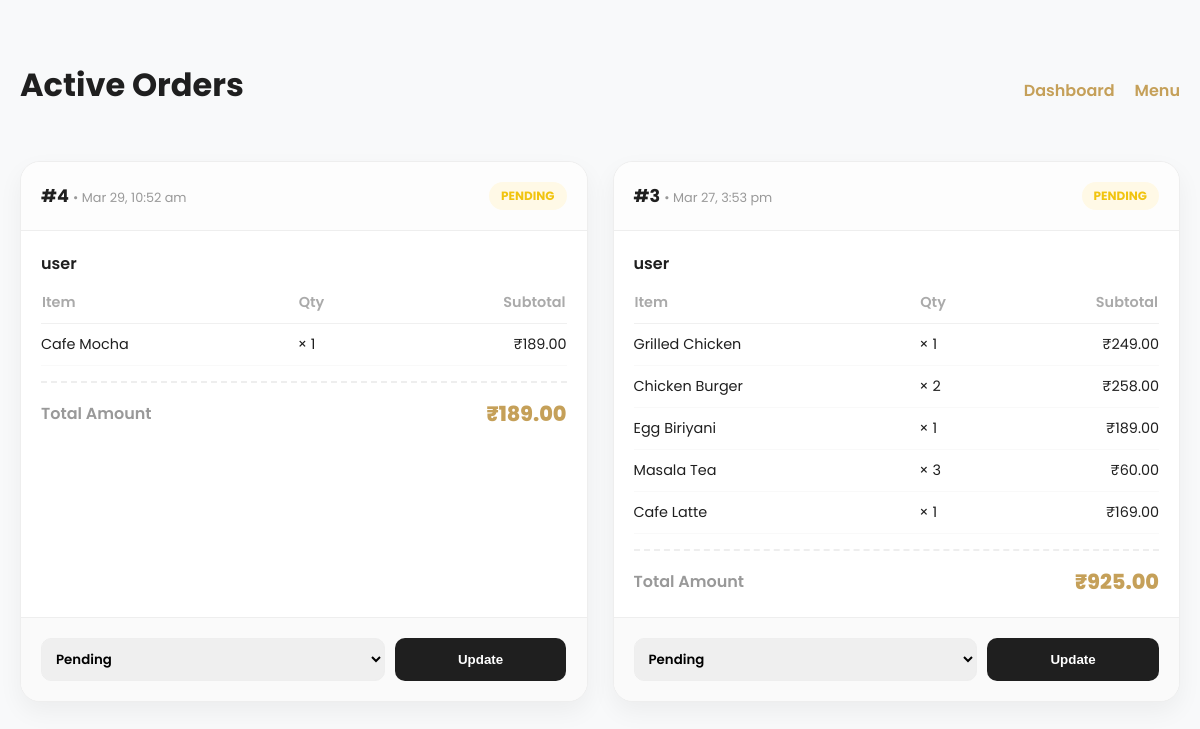
Screenshot of /admin/orders.php (signed in) with the database file from the repository.
### tables this page shows
CREATE TABLE `orders` (
  `order_id` int(11) NOT NULL,
  `customer_name` varchar(100) NOT NULL,
  `phone` varchar(15) NOT NULL,
  `order_date` timestamp NOT NULL DEFAULT current_timestamp(),
  `total_amount` decimal(10,2) DEFAULT NULL,
  `status` enum('Pending','Preparing','Completed','Cancelled') DEFAULT 'Pending'
);

CREATE TABLE `order_items` (
  `order_item_id` int(11) NOT NULL,
  `order_id` int(11) DEFAULT NULL,
  `menu_id` int(11) DEFAULT NULL,
  `quantity` int(11) NOT NULL,
  `price` decimal(10,2) NOT NULL
);

CREATE TABLE `menu` (
  `menu_id` int(11) NOT NULL,
  `item_name` varchar(100) NOT NULL,
  `description` text DEFAULT NULL,
  `price` decimal(10,2) NOT NULL,
  `image` varchar(255) DEFAULT NULL,
  `category` varchar(50) DEFAULT NULL,
  `created_at` timestamp NOT NULL DEFAULT current_timestamp()
);

### admin/orders.php (the view, shortened to what this page needs)
<?php
require_once __DIR__ . '/../config.php';
$orders = $conn->query("SELECT * FROM orders ORDER BY order_date DESC");
?>
<!DOCTYPE html>
<html lang="en">
<head>
</head>
<body>
<div class="container">
    <div class="admin-header">
        <h1>Active Orders</h1>
        <div style="display:flex; gap: 20px;">
            <a href="dashboard.php" style="color: var(--gold); text-decoration: none; font-weight: 600;">Dashboard</a>
            <a href="menu.php" style="color: var(--gold); text-decoration: none; font-weight: 600;">Menu</a>
        </div>
    </div>
    <div class="orders-grid">
        <?php if ($orders->num_rows > 0): ?>
            <?php while ($order = $orders->fetch_assoc()): ?>
                <div class="order-card">
                    <div class="order-header">
                        <div>
                            <span class="order-id">#<?php echo $order['order_id']; ?></span>
                            <span class="order-date">• <?php echo date("M j, g:i a", strtotime($order['order_date'])); ?></span>
                        </div>
                        <span class="badge status-<?php echo $order['status']; ?>">
                            <?php echo $order['status']; ?>
                        </span>
                    </div>
                    <div class="order-body">
                        <div style="font-weight: 600; margin-bottom: 5px;"><?php echo htmlspecialchars($order['customer_name']); ?></div>
                        <table class="items-table">
                            <thead>
                                <tr>
                                    <th>Item</th>
                                    <th>Qty</th>
                                    <th style="text-align:right">Subtotal</th>
                                </tr>
                            </thead>
                            <tbody>
                                <?php
                                $stmtItems = $conn->prepare("SELECT m.item_name, oi.quantity, oi.price FROM order_items oi JOIN menu m ON oi.menu_id = m.menu_id WHERE oi.order_id = ?");
                                $stmtItems->bind_param("i", $order['order_id']);
                                $stmtItems->execute();
                                $items = $stmtItems->get_result();
                                while ($item = $items->fetch_assoc()):
                                ?>
                                    <tr>
                                        <td><?php echo htmlspecialchars($item['item_name']); ?></td>
                                        <td>× <?php echo $item['quantity']; ?></td>
                                        <td style="text-align:right">₹<?php echo number_format($item['price'] * $item['quantity'], 2); ?></td>
                                    </tr>
                                <?php endwhile; ?>
                            </tbody>
                        </table>
                        <div class="total-row">
                            <span style="font-weight:600; color:#999;">Total Amount</span>
                            <span class="total-amount">₹<?php echo number_format($order['total_amount'], 2); ?></span>
                        </div>
                    </div>
                    <form method="POST" class="action-area">
                        <select name="status">
                            <option value="Pending" <?php if($order['status']=="Pending") echo "selected"; ?>>Pending</option>
                        </select>
                        <button type="submit" name="update_status" class="btn-update">Update</button>
                    </form>
                </div>
            <?php endwhile; ?>
        <?php else: ?>
            <div style="grid-column: 1/-1; text-align: center; padding: 50px; color: #aaa;">No orders to display.</div>
        <?php endif; ?>
    </div>
</div>
</body>
</html>

### admin/orders.php (style rules this page uses)
:root { --gold: #c5a059; --dark: #1f1f1f; --bg: #f8f9fa; --danger: #eb4d4b; --blue: #4834d4; --success: #2ecc71; }
body { background: var(--bg); font-family: 'Poppins', sans-serif; color: var(--dark); margin: 0; padding: 0; }
.container { max-width: 1200px; margin: 40px auto; padding: 0 20px; }
.admin-header { display: flex; justify-content: space-between; align-items: baseline; margin-bottom: 30px; }
.orders-grid { display: grid; grid-template-columns: repeat(auto-fill, minmax(450px, 1fr)); gap: 25px; }
.order-card { background: #fff; border-radius: 20px; overflow: hidden; box-shadow: 0 10px 25px rgba(0,0,0,0.05); display: flex; flex-direction: column; border: 1px solid #eee; }
.order-header { padding: 20px; background: #fdfdfd; border-bottom: 1px solid #eee; display: flex; justify-content: space-between; align-items: center; }
.order-id { font-weight: 700; font-size: 1.1rem; color: var(--dark); }
.order-date { font-size: 0.8rem; color: #999; }
.order-body { padding: 20px; flex-grow: 1; }
.items-table { width: 100%; border-collapse: collapse; margin: 15px 0; font-size: 0.9rem; }
.items-table th { text-align: left; color: #aaa; font-weight: 600; padding-bottom: 10px; border-bottom: 1px solid #f0f0f0; }
.items-table td { padding: 10px 0; border-bottom: 1px solid #f9f9f9; }
.total-row { display: flex; justify-content: space-between; align-items: center; margin-top: 15px; padding-top: 15px; border-top: 2px dashed #eee; }
.total-amount { font-size: 1.3rem; font-weight: 800; color: var(--gold); }
.badge { padding: 5px 12px; border-radius: 50px; font-size: 0.75rem; font-weight: 700; text-transform: uppercase; }
.status-Pending { background: #fff9e6; color: #f1c40f; }
.action-area { padding: 20px; background: #fafafa; border-top: 1px solid #eee; display: grid; grid-template-columns: 2fr 1fr; gap: 10px; }
select { padding: 10px; border-radius: 10px; border: 1.5px solid #eee; font-family: inherit; font-weight: 600; cursor: pointer; }
.btn-update { background: var(--dark); color: #fff; border: none; border-radius: 10px; font-weight: 700; cursor: pointer; transition: 0.3s; }

### rows the page displays
orders: order_id "4", order_date "Mar 29, 10:52 am", status "PENDING", customer_name "user", total_amount "189.00", status "Pending"
order_items: menu.item_name "Cafe Mocha", quantity "1", $item['price']*$item['quantity'] "189.00"
orders: order_id "3", order_date "Mar 27, 3:53 pm", status "PENDING", customer_name "user", total_amount "925.00", status "Pending"
order_items: menu.item_name "Grilled Chicken", quantity "1", $item['price']*$item['quantity'] "249.00"
order_items: menu.item_name "Chicken Burger", quantity "2", $item['price'] * $item['quantity'] "258.00"
order_items: menu.item_name "Egg Biriyani", quantity "1", $item['price']*$item['quantity'] "189.00"
order_items: menu.item_name "Masala Tea", quantity "3", $item['price'] * $item['quantity'] "60.00"
order_items: menu.item_name "Cafe Latte", quantity "1", $item['price']*$item['quantity'] "169.00"
